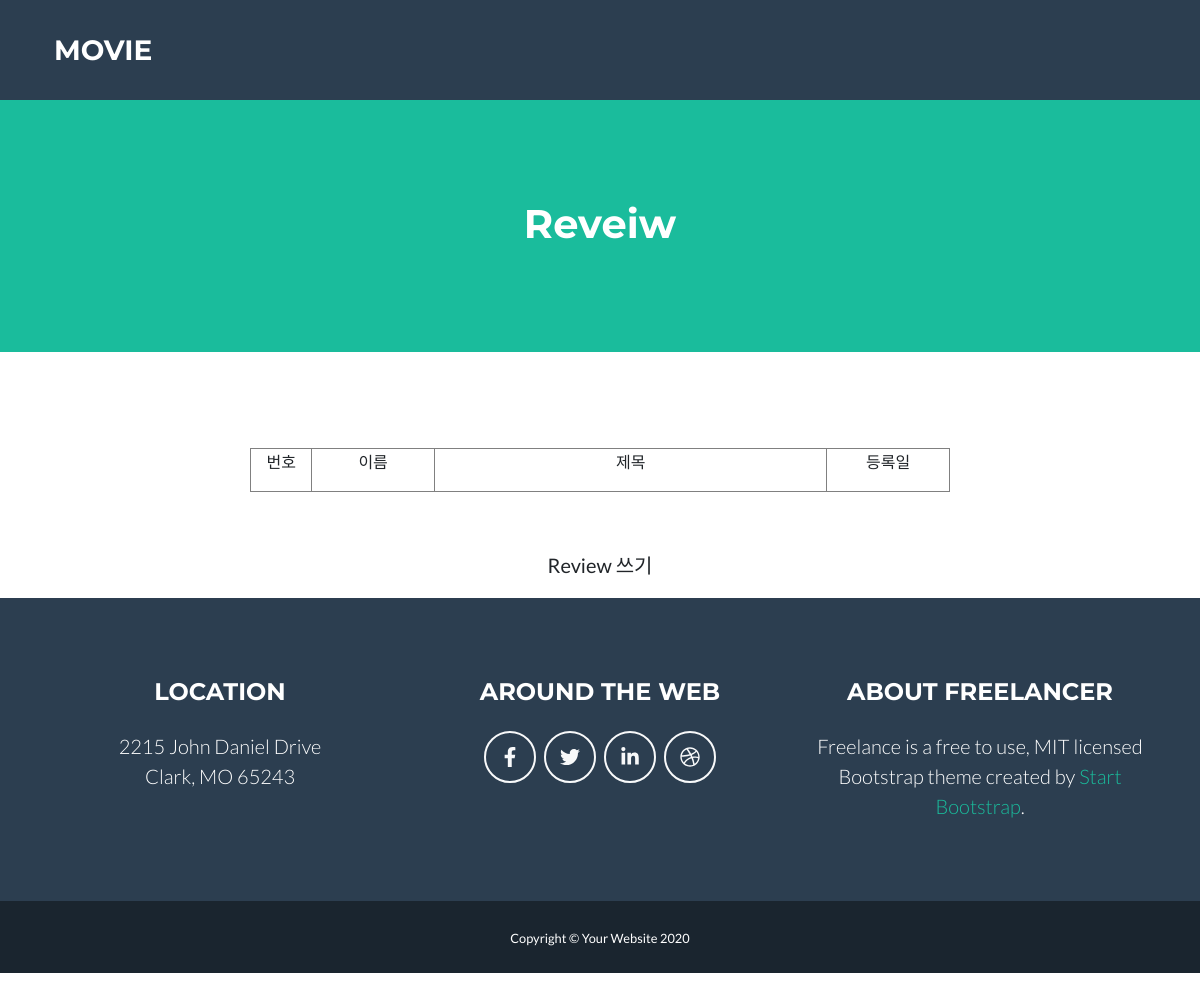
Page /review/2 on the earlier database version.
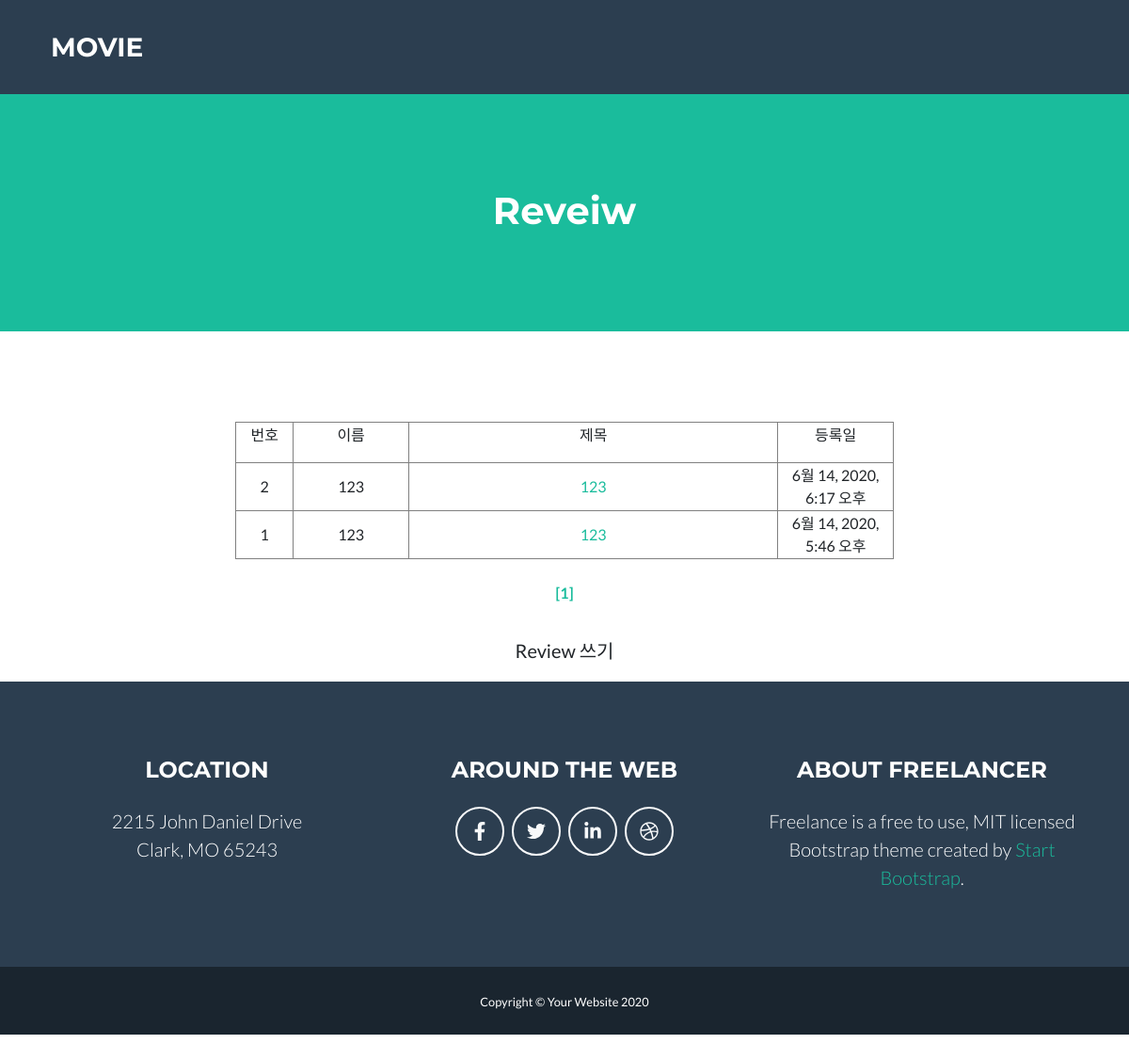
Same page on the later database version.
### home/models.py (models this page shows, shortened)
class Review(models.Model):
    writer = models.CharField(max_length=100)
    category = models.IntegerField(default=0)
    post_date=models.DateTimeField(auto_now_add=True)
    post_title=models.CharField(max_length=100)
    post_contents=models.TextField(blank=True,help_text='Post Contents')
    class Meta:
        ordering = ['-post_date']

### home/views.py (the view)
# urls.py: path('review/<int:param>', views.review),
def review(request, param):
    page = int(request.GET.get('page', 1))
    qs=Review.objects.filter(category=param)
    perPage = 10
    totalCnt = qs.count()
    category=param
    pageCnt = (totalCnt // perPage)
    add = totalCnt % perPage != 0 and 1 or 0
    pageCnt += add
    startId = perPage * (page - 1)
    endId = perPage * page
    qs = qs.order_by('-id')[startId:endId]
    print('{} ~ {}'.format(startId, endId))
    context={
        'movie' : movie.objects.get(movie_code=param),
        'qs': qs,
        'startId':startId,
        'endId':endId,
        'page' : page,
        'pageList' : [i for i in range(1, pageCnt + 1)],
        'category' : category,
    }
    return render(request, 'home/review.html',context)

### home/templates/home/review.html (shortened to what this page needs)
{% extends 'home/index.html' %}
{% block header %}
    <h1>Reveiw</h1>
{% endblock %}
{% block all %}
 <body style="text-align: center;">
<table  style="text-align: center; padding: 6rem;" class="mimi" cellspacing=1 width=700 border="1" align="center">
    <tr>
        <td width=50><p align=center>번호</p>
        </td>
        <td width=100><p align=center>이름</p>
        </td>
        <td width=320><p align=center>제목</p>
        </td>
        <td width=100><p align=center>등록일</p>
        </td>
    </tr>
    {%for i in qs %}
    <tr>
        <td>{{i.pk}}</td>
        <td>{{i.writer}}</td>
        <td style="color: aliceblue;">
            <a href="/reviewpage/{{i.pk}}/">
            {{i.post_title}}</a></td>
        <td>{{i.post_date}}</td>
    </tr>
    {%endfor%}
</table>
<br>
{% for i in pageList %}
        <a href="/review/?page={{ i }}">
            {% if page == i %} <strong> {% endif %}
            [{{ i }}]
            {% if page == i %} </strong> {% endif %}
        </a>
{% endfor %}
<table  class="newwrite">
    <input  class="btn btn-primary2 btn-xl" type="submit" value="Review 쓰기" onclick="location.replace('/newwrite/{{movie.movie_code}}')">
</table>
</body>
{% endblock %}

### home/templates/home/index.html (shortened to what this page needs)
{% load staticfiles %}
{% load static %}
<!DOCTYPE html>
<html lang="en">
    <head>
        <link href="{% static "home/css/styles.css" %}" rel="stylesheet" />
    </head>
    <body id="page-top">
        <nav class="navbar navbar-expand-lg bg-secondary text-uppercase fixed-top" id="mainNav">
            <div class="container">
                <a class="navbar-brand js-scroll-trigger" href="/">Movie</a>
        </nav>
        <header class="masthead bg-primary text-white text-center">{% block header %}{% endblock %}
        </header>
        <section class="page-section portfolio" id="movie">{% block all %}{% endblock %}
        <footer class="footer text-center">
            <div class="container">
                <div class="row">
                    <div class="col-lg-4 mb-5 mb-lg-0">
                        <h4 class="text-uppercase mb-4">Location</h4>
                        <p class="lead mb-0">2215 John Daniel Drive<br />Clark, MO 65243</p>
                    </div>
                    <div class="col-lg-4 mb-5 mb-lg-0">
                        <h4 class="text-uppercase mb-4">Around the Web</h4>
                        <a class="btn btn-outline-light btn-social mx-1" href="#!"><i class="fab fa-fw fa-facebook-f"></i></a><a class="btn btn-outline-light btn-social mx-1" href="#!"><i class="fab fa-fw fa-twitter"></i></a><a class="btn btn-outline-light btn-social mx-1" href="#!"><i class="fab fa-fw fa-linkedin-in"></i></a><a class="btn btn-outline-light btn-social mx-1" href="#!"><i class="fab fa-fw fa-dribbble"></i></a>
                    </div>
                    <div class="col-lg-4">
                        <h4 class="text-uppercase mb-4">About Freelancer</h4>
                        <p class="lead mb-0">Freelance is a free to use, MIT licensed Bootstrap theme created by <a href="http://startbootstrap.com">Start Bootstrap</a>.</p>
                    </div>
                </div>
            </div>
        </footer>
        <div class="copyright py-4 text-center text-white">
            <div class="container"><small>Copyright © Your Website 2020</small></div>
        </div>
    </body>
</html>

Differences in the rows shown:
added Review: pk "2", writer "123", post_title "123", post_date "6월 14, 2020, 6:17 오후"
added Review: pk "1", writer "123", post_title "123", post_date "6월 14, 2020, 5:46 오후"
Other differences:
new list line: "[ 1 ]"
